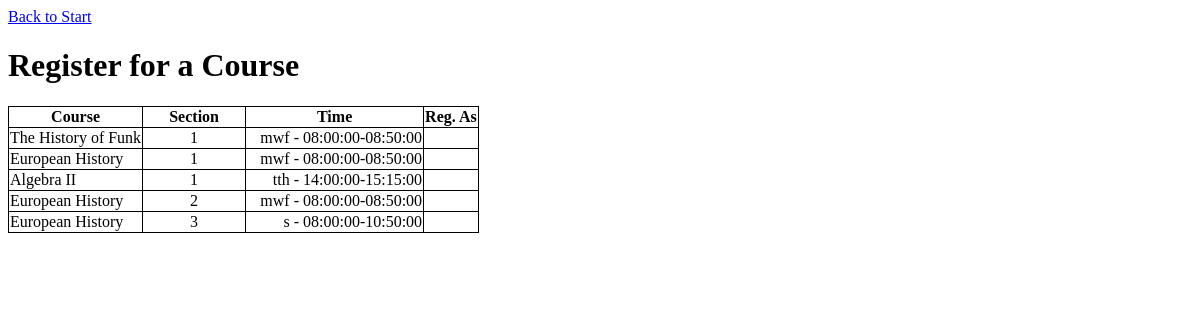
Page /course_signup.php (signed in) on the earlier database version.
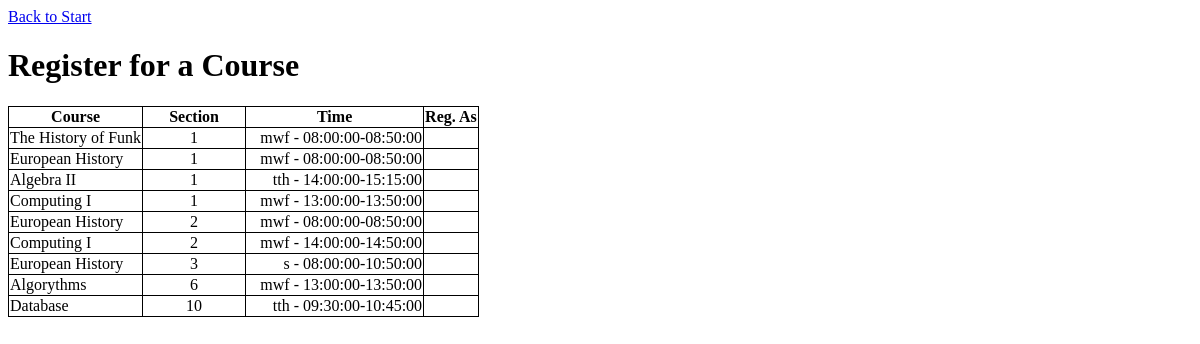
Same page on the later database version.
### tables this page shows
CREATE TABLE `sections` (
  `courseID` int(11) NOT NULL,
  `sectionID` int(11) NOT NULL,
  `name` varchar(80) DEFAULT NULL,
  `menteeCapacity` int(11) DEFAULT '6',
  `mentorCapacity` int(11) NOT NULL DEFAULT '3',
  `startDate` date DEFAULT NULL,
  `endDate` date DEFAULT NULL,
  `timeSlotID` int(11) DEFAULT NULL
);

CREATE TABLE `courses` (
  `courseID` int(11) NOT NULL,
  `title` varchar(80) DEFAULT NULL,
  `description` varchar(500) DEFAULT NULL,
  `mentorReq` int(11) DEFAULT NULL,
  `menteeReq` int(11) DEFAULT NULL
);

CREATE TABLE `timeslot` (
  `M` tinyint(1) DEFAULT NULL,
  `T` tinyint(1) DEFAULT NULL,
  `W` tinyint(1) DEFAULT NULL,
  `Th` tinyint(1) DEFAULT NULL,
  `F` tinyint(1) DEFAULT NULL,
  `Sa` tinyint(1) DEFAULT NULL,
  `timeSlotID` int(11) NOT NULL,
  `startTime` time DEFAULT NULL,
  `endTime` time DEFAULT NULL
);

### course_signup.php (the view, shortened to what this page needs)
<?php
	$session_key = md5("database");
	if (empty($_SESSION[$session_key])) {
		echo "Not logged in! Please <a href='index.php'>CLICK HERE</a> to return to the main page.";
		exit();
	} elseif (intval($_SESSION[$session_key]) <= 0) {
		unset($_SESSION[$session_key]);
		echo "Invalid session key! Please <a href='index.php'>CLICK HERE</a> to return to the main page.";
		exit();
	} else {
		$userid = $_SESSION[$session_key];
	}
	$myconnection = mysqli_connect('localhost', 'root', '')
    or die ('Could not connect: ' . mysql_error());
	$findcourses = "SELECT cou.title,sec.sectionID,ts.startTime,ts.endTime,ts.m,ts.t,ts.w,ts.th,ts.f,ts.sa,cou.menteeReq,cou.mentorReq,sec.mentorCapacity,sec.courseID,sec.timeSlotID,sec.startDate,sec.endDate,sec.menteeCapacity FROM sections sec, courses cou, timeslot ts WHERE sec.courseID = cou.courseID AND ts.timeSlotID = sec.timeSlotID;";
	$result = mysqli_query($myconnection, $findcourses) or die ("Failed to query database: " . mysqli_error($myconnection));
	$answer = $result->fetch_all();
	$today = new DateTime();
	$GetMenteeID = "SELECT menteeID FROM mentees WHERE userID = " . $userid . ";";
	$menteeID = mysqli_query($myconnection, $GetMenteeID) or die ("Failed to query database: " . mysqli_error($myconnection));
	$menteeID = $menteeID->fetch_array()[0];
	$GetMentorID = "SELECT mentorID FROM mentors WHERE userID = " . $userid . ";";
	$mentorID = mysqli_query($myconnection, $GetMentorID) or die ("Failed to query database: " . mysqli_error($myconnection));
	$mentorID = $mentorID->fetch_array()[0];
?>
<!DOCTYPE html>
<html>
<head>
</head>
<body>
	<a href="dashboard.php">Back to Start</a>
	<h1>Register for a Course</h1>
	<form method="post" action="course_signup.php">
		<table style="border:1px solid;border-collapse: collapse;">
			<tr style = "border:1px solid;border-collapse: collapse;">
				<th style="min-width:125px;border:1px solid;border-collapse: collapse;">Course</th>
				<th style="min-width:100px;border:1px solid;border-collapse: collapse;">Section</th>
				<th style="min-width:175px;border:1px solid;border-collapse: collapse;">Time</th>
				<th <?php if($menteeID == NULL or $mentorID == NULL){echo("colspan =\"1\"");} else {echo("colspan=\"2\"");}?> style="border:1px solid;border-collapse: collapse;">Reg. As</th>
			</tr>
			<?php
			for($i = 0; $i<count($answer);$i++){
				$courseDate = new DateTime($answer[$i][16]);
				if($courseDate->diff($today)->invert){
					echo("<tr style = \"border:1px solid;border-collapse: collapse;\" >
					<td style = \"border:1px solid;border-collapse: collapse;\">" . $answer[$i][0] . "</td>
					<td style = \"border:1px solid;border-collapse: collapse;text-align:center\">" . $answer[$i][1] . "</td>
					<td style = \"border:1px solid;border-collapse: collapse;text-align:right \">");
					if($answer[$i][4]){
						echo("m");
					}
					if($answer[$i][5]){
						echo("t");
					}
					if($answer[$i][6]){
						echo("w");
					}
					if($answer[$i][7]){
						echo("th");
					}
					if($answer[$i][8]){
						echo("f");
					}
					if($answer[$i][9]){
						echo("s");
					}
					echo(" - " . $answer[$i][2] . "-" . $answer[$i][3] . "</td>");
					echo("</tr>");
				}
			}
			?>
		</table>
	</form>
</body>
</html>

Differences in the rows shown:
added sections: courseID.title "Computing I", sectionID "1", shows "w", shows "f", timeSlotID.startTime "13:00:00", timeSlotID.endTime "13:50:00"
added sections: courseID.title "Computing I", sectionID "2", shows "w", shows "f", timeSlotID.startTime "14:00:00", timeSlotID.endTime "14:50:00"
added sections: courseID.title "Algorythms", sectionID "6", shows "w", shows "f", timeSlotID.startTime "13:00:00", timeSlotID.endTime "13:50:00"
added sections: courseID.title "Database", sectionID "10", shows "th", timeSlotID.startTime "09:30:00", timeSlotID.endTime "10:45:00"
